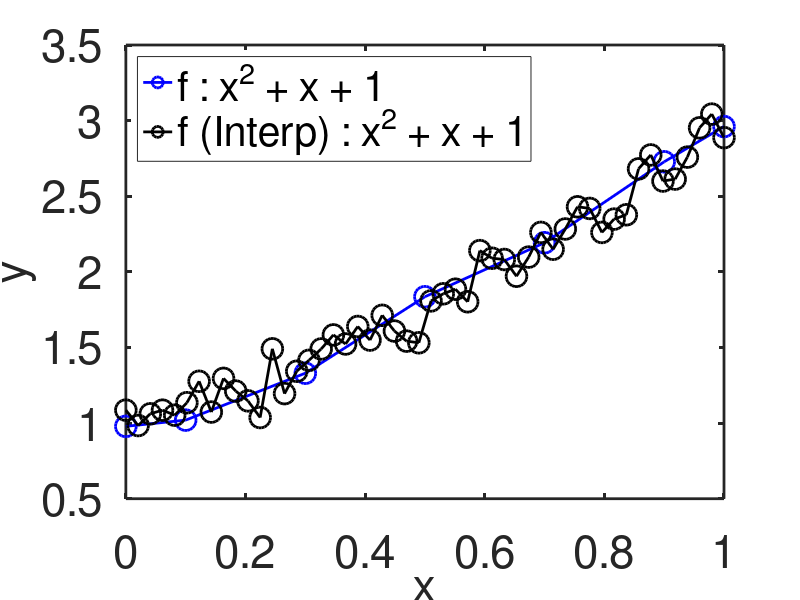

MATLAB code for this plot: (Note: this script raises an error after producing the figure.)
clear;clc;close all;
%%
% Unit test for fit_spline function
addpath('../../src/functions');

% Prepare output directory for saving figures
% Determine script directory (fallback to pwd if unavailable) and
% create data/processed relative to the script location.
scriptFullPath = mfilename('fullpath');
if isempty(scriptFullPath)
	scriptDir = pwd;
else
	scriptDir = fileparts(scriptFullPath);
end
processedDir = fullfile(scriptDir, '..', '..', 'data', 'processed');
if ~exist(processedDir, 'dir')
	mkdir(processedDir);
end

% Generate synthetic data
eps = 1e-8; % Small constant to avoid division by zero
x = [0 0.1 0.3 0.5 0.7 0.9 1.0]';
x_interp = linspace(0, 1, 50)';
y1 = x.^2 + x + 1 + 0.1*randn(size(x));
y1_interp = x_interp.^2 + x_interp + 1 + 0.1*randn(size(x_interp));

y2 = sin(2*pi*x) + exp(-0.1*x) + 0.1*randn(size(x));
y2_interp = sin(2*pi*x_interp) + exp(-0.1*x_interp) + 0.1*randn(size(x_interp));

y3 = log(x + 1) + 0.5*x + 0.1*randn(size(x));
y3_interp = log(x_interp + 1) + 0.5*x_interp + 0.1*randn(size(x_interp));

y4 = 2*x.^3 - 5*x.^2 + 3*x + 7 + sin(2*pi*x) + cos(pi*x) + exp(-0.5*x) + log(x + 1) + tanh(0.1*x) + 0.2*randn(size(x));
y4_interp = 2*x_interp.^3 - 5*x_interp.^2 + 3*x_interp + 7 + sin(2*pi*x_interp) + cos(pi*x_interp) + exp(-0.5*x_interp) + log(x_interp + 1) + tanh(0.1*x_interp) + 0.2*randn(size(x_interp));

fs = 33; % Font size for plots
%% Plot original data
h = figure('WindowState','maximized');
plot(x, y1, '-ob', 'DisplayName', 'f : x^2 + x + 1','MarkerSize',15);
hold on;
plot(x_interp, y1_interp, '-ok', 'DisplayName', 'f (Interp) : x^2 + x + 1','MarkerSize',15);
xlabel('x');
ylabel('y');
legend('Location','northwest');
set(findall(gca,'-property','FontSize'),'FontSize',fs);
set(findall(gca,'-property','LineWidth'),'LineWidth',2);
% Save original data figure for y1
saveas(h, fullfile(processedDir, 'y1_original.png'));

%% Fit splines with y1 
[ys_c] = fit_spline(x, y1, 'clamping', true);
[ys] = fit_spline(x, y1);
ypp_c = ppval(ys_c, x_interp);
ypp = ppval(ys, x_interp);

%Compute error
perc_error_u = (abs(y1_interp - ypp)./(y1_interp + eps))*100;
perc_error_c = (abs(y1_interp - ypp_c)./(y1_interp + eps))*100;

% Plot results
h = figure('WindowState','maximized');
subplot(2,1,1);
plot(x_interp, y1_interp, '-ok', 'DisplayName', 'f : x^2 + x + 1','MarkerSize',15);
hold on;
plot(x_interp, ypp, '+-b', 'DisplayName', 'Fitted Spline','MarkerSize',12);
plot(x_interp, ypp_c, '-sr', 'DisplayName', 'Fitted Spline(clamped)','MarkerSize',12);
% pbaspect([3 1 1]);
title('Spline Fitting');
xlabel('x');
ylabel('y');
legend('Location','northwest');
set(findall(gca,'-property','FontSize'),'FontSize',fs);
set(findall(gca,'-property','LineWidth'),'LineWidth',2);
% Save fitted spline + error figure for y1
subplot(2,1,2);
plot(x_interp, perc_error_u, '-+b', 'DisplayName', 'Unclamped Spline Error','MarkerSize',12);
hold on;
plot(x_interp, perc_error_c, '-sr', 'DisplayName', 'Clamped Spline Error','MarkerSize',12);
% pbaspect([3 1 1]);
title('Spline Fitting Error');
xlabel('x');
ylabel('$(\frac{|y_{true} - y_{spline}|}{y_{true}})\times 100$','Interpreter','latex');
legend('Interpreter','latex','Location','northwest');
set(findall(gca,'-property','FontSize'),'FontSize',fs);
set(findall(gca,'-property','LineWidth'),'LineWidth',2);
pause(0.5)
saveas(h, fullfile(processedDir, 'y1_fit_and_error.png'));
%% Plot original data
h = figure('WindowState','maximized');
plot(x, y2, '-ob', 'DisplayName', 'f : sin(2\pi x) + exp(-0.1*x)','MarkerSize',15);
hold on;
plot(x_interp, y2_interp, '-ok', 'DisplayName', 'f (Interp) : sin(2\pi x) + exp(-0.1*x)','MarkerSize',15);
xlabel('x');
ylabel('y');
legend('Location','northwest');
set(findall(gca,'-property','FontSize'),'FontSize',fs);
set(findall(gca,'-property','LineWidth'),'LineWidth',2);
% Save original data figure for y2
pause(0.5) 
saveas(h, fullfile(processedDir, 'y2_original.png'));
%% Fit spline with y2
clear ys ys_c ypp ypp_c perc_error_u perc_error_c;
[ys_c] = fit_spline(x, y2, 'clamping', true);
[ys] = fit_spline(x, y2);
ypp_c = ppval(ys_c, x_interp);
ypp = ppval(ys, x_interp);

%Compute error
perc_error_u = (abs(y2_interp - ypp)./(y2_interp + eps))*100;
perc_error_c = (abs(y2_interp - ypp_c)./(y2_interp + eps))*100;

% Plot results
h = figure('WindowState','maximized');
subplot(2,1,1);
plot(x_interp, y2_interp, '-ok', 'DisplayName', '$f : sin(2\pi x) + exp(-0.1*x)$','MarkerSize',15);
hold on;
plot(x_interp, ypp, '+-b', 'DisplayName', '$Fitted Spline$','MarkerSize',12);
plot(x_interp, ypp_c, '-sr', 'DisplayName', '$Fitted Spline(clamped)$','MarkerSize',12);
title('Spline Fitting');
xlabel('x');
ylabel('y');
legend('Interpreter','latex','Location','northwest');
set(findall(gca,'-property','FontSize'),'FontSize',fs);
set(findall(gca,'-property','LineWidth'),'LineWidth',2);
subplot(2,1,2);
plot(x_interp, perc_error_u, '-+b', 'DisplayName', 'Unclamped Spline Error','MarkerSize',12);
hold on;
plot(x_interp, perc_error_c, '-or', 'DisplayName', 'Clamped Spline Error','MarkerSize',12);
title('Spline Fitting Error');
xlabel('x');
ylabel('$(\frac{|y_{true} - y_{spline}|}{y_{true}})\times 100$','Interpreter','latex');
legend('Interpreter','latex','Location','northwest');
set(findall(gca,'-property','FontSize'),'FontSize',fs);
set(findall(gca,'-property','LineWidth'),'LineWidth',2);
% Save fitted spline + error figure for y2
pause(0.5)
saveas(h, fullfile(processedDir, 'y2_fit_and_error.png'));
%% Fit spline with y3
clear ys ys_c ypp ypp_c perc_error_u perc_error_c;
[ys_c] = fit_spline(x, y3, 'clamping', true);
[ys] = fit_spline(x, y3);
ypp_c = ppval(ys_c, x_interp);
ypp = ppval(ys, x_interp);

% Error
perc_error_u = (abs(y3_interp - ypp)./y3_interp)*100;
perc_error_c = (abs(y3_interp - ypp_c)./y3_interp)*100;

% Plot results
h = figure('WindowState','maximized');
subplot(2,1,1);
plot(x_interp, y3_interp, '-ok', 'DisplayName', '$f : log(x + 1) + 0.5x$','MarkerSize',15);
hold on;
plot(x_interp, ypp, '+-b', 'DisplayName', '$Fitted Spline$','MarkerSize',12);
plot(x_interp, ypp_c, '-sr', 'DisplayName', '$Fitted Spline(clamped)$','MarkerSize',12);
title('Spline Fitting');        
xlabel('x');
ylabel('y');
legend('Interpreter','latex','Location','northwest');
set(findall(gca,'-property','FontSize'),'FontSize',fs);
set(findall(gca,'-property','LineWidth'),'LineWidth',2);
subplot(2,1,2);
plot(x_interp, perc_error_u, '-+b', 'DisplayName', 'Unclamped Spline Error','MarkerSize',12);
hold on;
plot(x_interp, perc_error_c, '-or', 'DisplayName', 'Clamped Spline Error','MarkerSize',12);
title('Spline Fitting Error');
xlabel('x');
ylabel('$(\frac{|y_{true} - y_{spline}|}{y_{true}})\times 100$','Interpreter','latex');
legend('Interpreter','latex','Location','northwest');
set(findall(gca,'-property','FontSize'),'FontSize',fs);
set(findall(gca,'-property','LineWidth'),'LineWidth',2);
% Save fitted spline + error figure for y3
pause(0.5)
saveas(h, fullfile(processedDir, 'y3_fit_and_error.png'));
%% Fit spline with y4
clear ys ys_c ypp ypp_c perc_error_u perc_error_c;
[ys_c] = fit_spline(x, y4, 'clamping', true);
[ys] = fit_spline(x, y4);
ypp_c = ppval(ys_c, x_interp);
ypp = ppval(ys, x_interp);
% Error
perc_error_u = (abs(y4_interp - ypp)./y4_interp)*100; 
perc_error_c = (abs(y4_interp - ypp_c)./y4_interp)*100;

% Plot results
h = figure('WindowState','maximized');
subplot(2,1,1);
plot(x_interp, y4_interp, '-ok','DisplayName','Actual f','MarkerSize',15);
hold on;
plot(x_interp, ypp, '+-b', 'DisplayName', '$Fitted Spline$','MarkerSize',12);
plot(x_interp, ypp_c, '-sr', 'DisplayName', '$Fitted Spline(clamped)$','MarkerSize',12);
title('$f : 2x^3 - 5x^2 \newline + 3x + 7 + sin(2\pi x) \\+ cos(\pi x) + exp(-0.5x) \\+ log(x + 1) + tanh(0.1x)$','Interpreter','latex');
xlabel('x');
ylabel('y');
legend('Interpreter','latex','Location','northwest');
set(findall(gca,'-property','FontSize'),'FontSize',fs);
set(findall(gca,'-property','LineWidth'),'LineWidth',2);
subplot(2,1,2);
plot(x_interp, perc_error_u, '-+b', 'DisplayName', 'Unclamped Spline Error','MarkerSize',12);
hold on;
plot(x_interp, perc_error_c, '-or', 'DisplayName', 'Clamped Spline Error','MarkerSize',12);
title('Spline Fitting Error');
xlabel('x');
ylabel('$(\frac{|y_{true} - y_{spline}|}{y_{true}})\times 100$','Interpreter','latex');
legend('Interpreter','latex','Location','northwest');
set(findall(gca,'-property','FontSize'),'FontSize',fs);
set(findall(gca,'-property','LineWidth'),'LineWidth',2);
% Save fitted spline + error figure for y4
pause(0.5)
saveas(h, fullfile(processedDir, 'y4_fit_and_error.png'));
%% Clean up